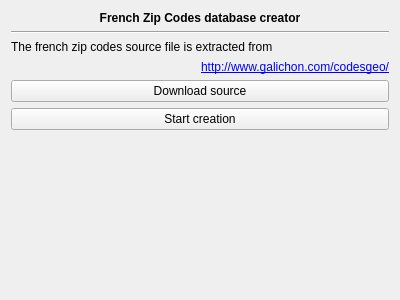
<?xml version="1.0" encoding="UTF-8"?>
<ui version="4.0">
 <class>ZipCodes::FrenchZipCodesWidget</class>
 <widget class="QWidget" name="ZipCodes::FrenchZipCodesWidget">
  <property name="geometry">
   <rect>
    <x>0</x>
    <y>0</y>
    <width>400</width>
    <height>300</height>
   </rect>
  </property>
  <property name="windowTitle">
   <string>Form</string>
  </property>
  <layout class="QGridLayout" name="gridLayout">
   <item row="0" column="1">
    <widget class="QLabel" name="label_2">
     <property name="sizePolicy">
      <sizepolicy hsizetype="Preferred" vsizetype="Fixed">
       <horstretch>0</horstretch>
       <verstretch>0</verstretch>
      </sizepolicy>
     </property>
     <property name="font">
      <font>
       <weight>75</weight>
       <bold>true</bold>
      </font>
     </property>
     <property name="text">
      <string>French Zip Codes database creator</string>
     </property>
     <property name="alignment">
      <set>Qt::AlignCenter</set>
     </property>
    </widget>
   </item>
   <item row="1" column="1">
    <widget class="Line" name="line">
     <property name="orientation">
      <enum>Qt::Horizontal</enum>
     </property>
    </widget>
   </item>
   <item row="3" column="1">
    <widget class="QLabel" name="label_3">
     <property name="text">
      <string>&lt;a href=&quot;http://www.galichon.com/codesgeo/&quot;&gt;http://www.galichon.com/codesgeo/&lt;/a&gt;</string>
     </property>
     <property name="alignment">
      <set>Qt::AlignRight|Qt::AlignTrailing|Qt::AlignVCenter</set>
     </property>
     <property name="openExternalLinks">
      <bool>true</bool>
     </property>
    </widget>
   </item>
   <item row="2" column="1">
    <widget class="QLabel" name="label">
     <property name="sizePolicy">
      <sizepolicy hsizetype="Preferred" vsizetype="Fixed">
       <horstretch>0</horstretch>
       <verstretch>0</verstretch>
      </sizepolicy>
     </property>
     <property name="text">
      <string>The french zip codes source file is extracted from</string>
     </property>
    </widget>
   </item>
   <item row="6" column="1">
    <spacer name="verticalSpacer">
     <property name="orientation">
      <enum>Qt::Vertical</enum>
     </property>
     <property name="sizeHint" stdset="0">
      <size>
       <width>20</width>
       <height>40</height>
      </size>
     </property>
    </spacer>
   </item>
   <item row="5" column="1">
    <widget class="QPushButton" name="startJob">
     <property name="text">
      <string>Start creation</string>
     </property>
    </widget>
   </item>
   <item row="4" column="1">
    <widget class="QPushButton" name="download">
     <property name="text">
      <string>Download source</string>
     </property>
    </widget>
   </item>
  </layout>
 </widget>
 <resources/>
 <connections/>
</ui>
